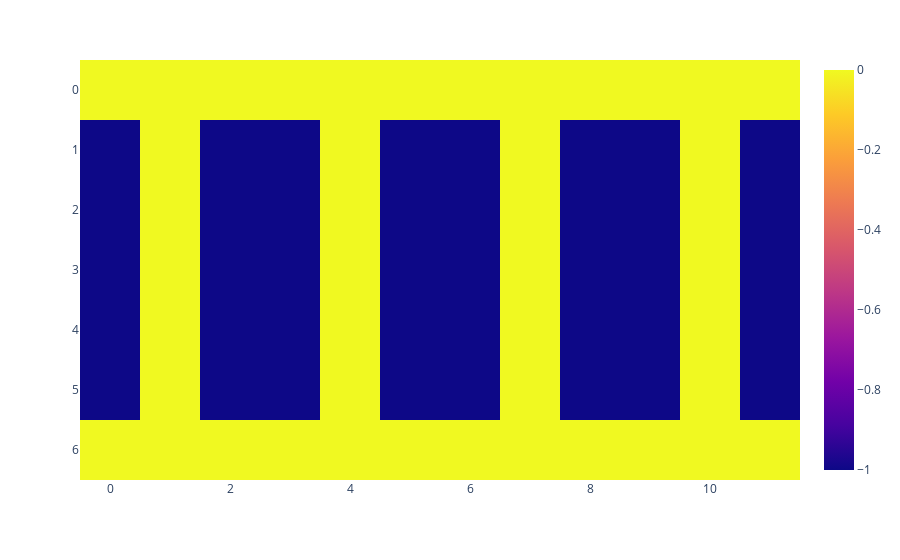

Notebook cell for this chart:
### Code cell
warehouse_heatmap = px.imshow(warehouse.layout_grid[:,:,0])
warehouse_heatmap

### Figure 1 — Plotly figure (JSON) as saved in the notebook; plotly's stock layout.template omitted (floating-point values rounded to 4 significant figures)
{"data": [{"coloraxis": "coloraxis", "hovertemplate": "x: %{x}<br>y: %{y}<br>color: %{z}<extra></extra>", "name": "0", "type": "heatmap", "xaxis": "x", "yaxis": "y", "z": [[0, 0, 0, 0, 0, 0, 0, 0, 0, 0, 0, 0], [-1, 0, -1, -1, 0, -1, -1, 0, -1, -1, 0, -1], [-1, 0, -1, -1, 0, -1, -1, 0, -1, -1, 0, -1], [-1, 0, -1, -1, 0, -1, -1, 0, -1, -1, 0, -1], [-1, 0, -1, -1, 0, -1, -1, 0, -1, -1, 0, -1], [-1, 0, -1, -1, 0, -1, -1, 0, -1, -1, 0, -1], [0, 0, 0, 0, 0, 0, 0, 0, 0, 0, 0, 0]]}], "layout": {"coloraxis": {"colorscale": [[0, "#0d0887"], [0.1111, "#46039f"], [0.2222, "#7201a8"], [0.3333, "#9c179e"], [0.4444, "#bd3786"], [0.5556, "#d8576b"], [0.6667, "#ed7953"], [0.7778, "#fb9f3a"], [0.8889, "#fdca26"], [1, "#f0f921"]]}, "margin": {"t": 60}, "xaxis": {"anchor": "y", "constrain": "domain", "domain": [0, 1], "scaleanchor": "y"}, "yaxis": {"anchor": "x", "autorange": "reversed", "constrain": "domain", "domain": [0, 1]}}}
